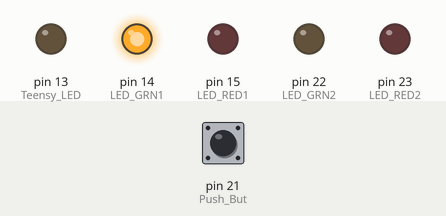
Recording of a sketch running on a simulated Arduino Mega 2560, built for the host (arithmetic inside an expression is 32-bit, double 64-bit). Parts: output pins drawn as LEDs (lit = HIGH). Inputs (shaded band) come from the test bench; at power-on: pin 21 (Push_But) LOW. What the sketch prints to the serial monitor is not drawn.

Above: at 0.6 s.
At 1.9 s:
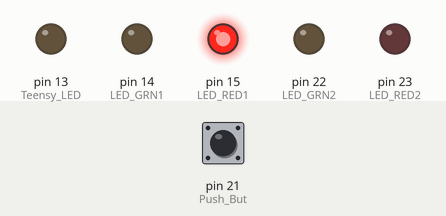
At 6.4 s:
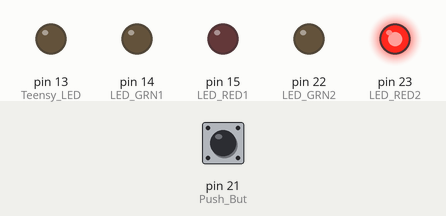
At 10.1 s:
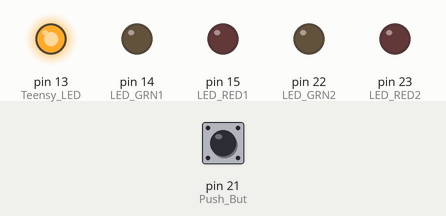
At 14.3 s:
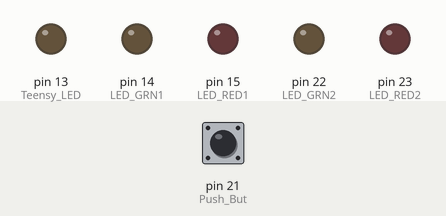
At 21.7 s:
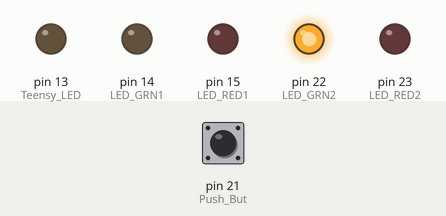
Timing chart, 0 to 23.3 s (numbered marks = the images above):
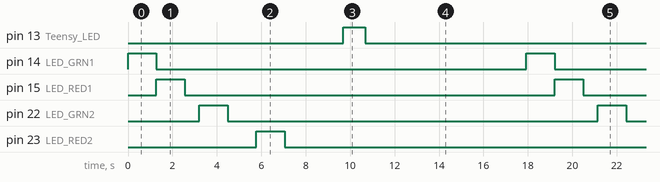

The sketch:

test_LED_PB.ino
```cpp
/*
  test_LED_PB
*/

int LED_GRN1 = 14; // SOC LEDs
int LED_RED1 = 15;
int LED_GRN2 = 22; // Current LEDs
int LED_RED2 = 23;
int Teensy_LED = 13;
int Push_But = 21;

void setup() {
  analogWrite(LED_RED1, 0); // red SOC LED
  analogWrite(LED_GRN1, 0); // green SOC LED
  analogWrite(LED_RED2, 0); // red current LED
  analogWrite(LED_GRN2, 0); // green current LED
  pinMode(Teensy_LED, OUTPUT); // Teensy LED
  digitalWrite(Teensy_LED, LOW);
  pinMode(Push_But, INPUT_PULLDOWN); // Pushbutton
}

void loop() {
  // Test the LEDs
  // Test the SOC LED
  Serial.println("Watch the LEDs");
  Serial.println();
  for(int i=0; i<=255; i++) {
    analogWrite(LED_RED1, i); // red SOC LED
    analogWrite(LED_GRN1, 255-i); // green SOC LED
    delay(10);
  }
  analogWrite(LED_RED1, 0); // red SOC LED
  analogWrite(LED_GRN1, 0); // green SOC LED

  // Test the current LED
  for(int i=0; i<=255; i++) {
    analogWrite(LED_GRN2, i); // green current LED
    delay(5);
  }
  for(int i=0; i<=255; i++) {
    analogWrite(LED_GRN2, 255-i); // green current LED
    delay(5);
  }
  for(int i=0; i<=255; i++) {
    analogWrite(LED_RED2, i); // red current LED
    delay(5);
  }
  for(int i=0; i<=255; i++) {
    analogWrite(LED_RED2, 255-i); // red current LED
    delay(5);
  }
  analogWrite(LED_RED2, 0); // red current LED
  analogWrite(LED_GRN2, 0); // green current LED
  delay(2000);

  // Test the Teensy_LED
  digitalWrite(Teensy_LED, HIGH);
  delay(1000);
  digitalWrite(Teensy_LED, LOW);

  // Test the pushbutton
  Serial.println("Press the pushbutton");
  for(int i=0; i<=20; i++) {
    int pb = digitalRead(Push_But);
    Serial.print(pb);
    delay(250);
  }
  Serial.println();
  Serial.println();
  delay(2000);
}
```

Measured:
- by itself, pin 13 (Teensy_LED): alternates HIGH for 1.0 s and LOW for 16.9 s
- by itself, pin 14 (LED_GRN1), pin 15 (LED_RED1), pin 22 (LED_GRN2), pin 23 (LED_RED2): alternates HIGH for 1.3 s and LOW for 16.7 s
- by itself, everything shown: repeats every 17.9 s, in 9 steps
